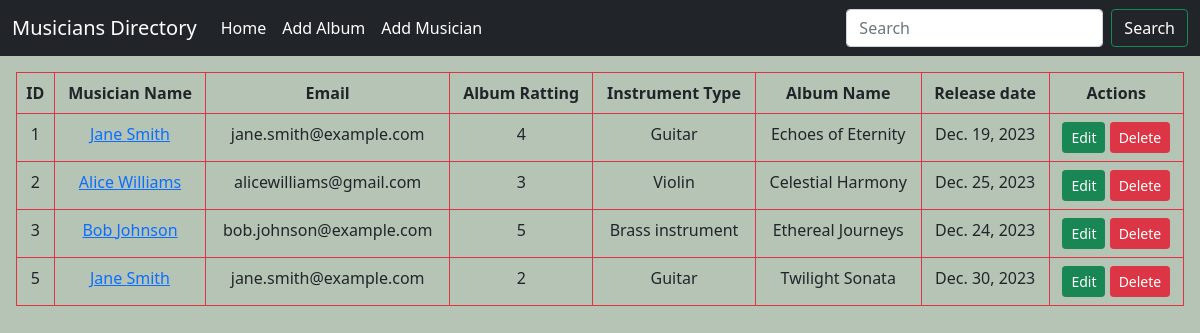
The page / on the database its author committed.
### album/models.py (models this page shows, shortened)
class Album(models.Model):
    name = models.CharField(max_length=200)
    release_date = models.DateField(default=date.today)
    RATING_CHOICES = [
        (1, '1'),
        (2, '2'),
        (3, '3'),
        (4, '4'),
        (5, '5'),
    ]
    rating = models.IntegerField(choices=RATING_CHOICES)
    musicians = models.ForeignKey(
        musicians, on_delete=models.CASCADE, related_name='album')

### musician/models.py (models this page shows, shortened)
class musicians(models.Model):
    first_name = models.CharField(max_length=100)
    last_name = models.CharField(max_length=100)
    email = models.EmailField()
    phone_number = models.CharField(max_length=11)
    instruments = [
        ("Guitar", "Guitar"),
        ("Piano", "Piano"),
        ("Violin", "Violin"),
        ("Cello", "Cello"),
        ("Brass instrument", "Brass instrument"),
    ]
    instrument_type = models.CharField(max_length=50,choices=instruments)

### Musicians_Directory/views.py (the view)
# urls.py: path('', views.home,name="home"),
def home(request):
    data = Album.objects.all()
    return render(request, 'home.html', {'data': data})

### templates/home.html
{% extends "base.html" %} {% block content %}
<div class="m-2 p-2">
  <table class="table table-bordered border-danger">
    <thead class="text-center">
      <tr>
        <th scope="col">ID</th>
        <th scope="col">Musician Name</th>
        <th scope="col">Email</th>
        <th scope="col">Album Ratting</th>
        <th scope="col">Instrument Type</th>
        <th scope="col">Album Name</th>
        <th scope="col">Release date</th>
        <th scope="col">Actions</th>
      </tr>
    </thead>
    <tbody class="text-center">
    {% for i in data %}
      <tr>
        <td>{{i.id}}</td>
        <td><a href="{% url 'editMusician' i.musicians.id %}">{{i.musicians.first_name}} {{i.musicians.last_name }}</a></td>
        <td>{{i.musicians.email}}</td>
        <td>{{i.rating}}</td>
        <td>{{i.musicians.instrument_type}}</td>
        <td>{{i.name}}</td>
        <td>{{i.release_date}}</td>
        <td>
          <a class="btn btn-success btn-sm" href="{% url 'editalbum' i.id %}">Edit</a>
          <a class="btn btn-danger btn-sm" href="{% url 'deletealbum' i.id %}">Delete</a>
        </td>
      </tr>
    {% endfor %}
    </tbody>
  </table>
</div>
{% endblock %}

### templates/base.html (shortened to what this page needs)
<!DOCTYPE html>
<html lang="en">
<head>
  <link href="https://cdn.jsdelivr.net/npm/bootstrap@5.0.2/dist/css/bootstrap.min.css" rel="stylesheet">
</head>
<body>
    <navbar class="  navbar navbar-expand-lg navbar-light  bg-dark">
      <div class="container-fluid">
        <a class="navbar-brand text-white" href="#">Musicians Directory</a>
        <div class="collapse navbar-collapse" id="navbarSupportedContent">
          <ul class="navbar-nav me-auto mb-2 mb-lg-0">
            <li class="nav-item">
              <a class="nav-link active text-white" aria-current="page" href="{% url 'home' %}">Home</a>
            </li>
            <li class="nav-item">
              <a class="nav-link text-white" href="{% url 'add_album' %}">Add Album</a>
            </li>
            <li class="nav-item">
              <a class="nav-link text-white" href="{% url 'add_musician' %}">Add Musician</a>
            </li>
          </ul>
          <form class="d-flex">
            <input class="form-control me-2" type="search" placeholder="Search" aria-label="Search">
            <button class="btn btn-outline-success text-white" type="submit">Search</button>
          </form>
        </div>
      </div>
  </navbar>
  {% block content %}
  {% endblock %}
</body>
</html>

### templates/base.html (style rules this page uses)
body { background-color: #B6C4B6; color: #333; }

### rows shown on the page
Album: id "1", musicians.first_name "Jane", musicians.last_name "Smith", musicians.email "jane.smith@example.com", rating "4", musicians.instrument_type "Guitar", name "Echoes of Eternity", release_date "Dec. 19, 2023"
Album: id "2", musicians.first_name "Alice", musicians.last_name "Williams", musicians.email "alicewilliams@gmail.com", rating "3", musicians.instrument_type "Violin", name "Celestial Harmony", release_date "Dec. 25, 2023"
Album: id "3", musicians.first_name "Bob", musicians.last_name "Johnson", musicians.email "bob.johnson@example.com", rating "5", musicians.instrument_type "Brass instrument", name "Ethereal Journeys", release_date "Dec. 24, 2023"
Album: id "5", musicians.first_name "Jane", musicians.last_name "Smith", musicians.email "jane.smith@example.com", rating "2", musicians.instrument_type "Guitar", name "Twilight Sonata", release_date "Dec. 30, 2023"
